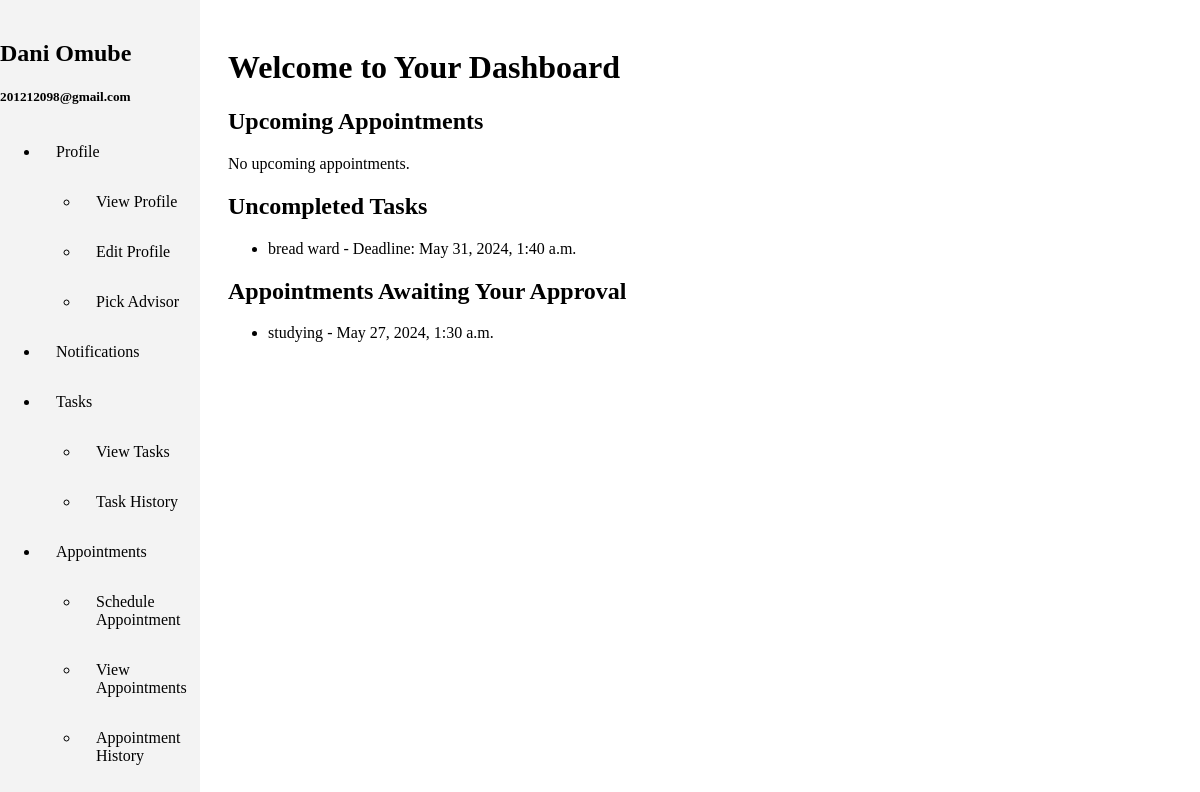
Page /student/dashboard/ (signed in) on the earlier database version.
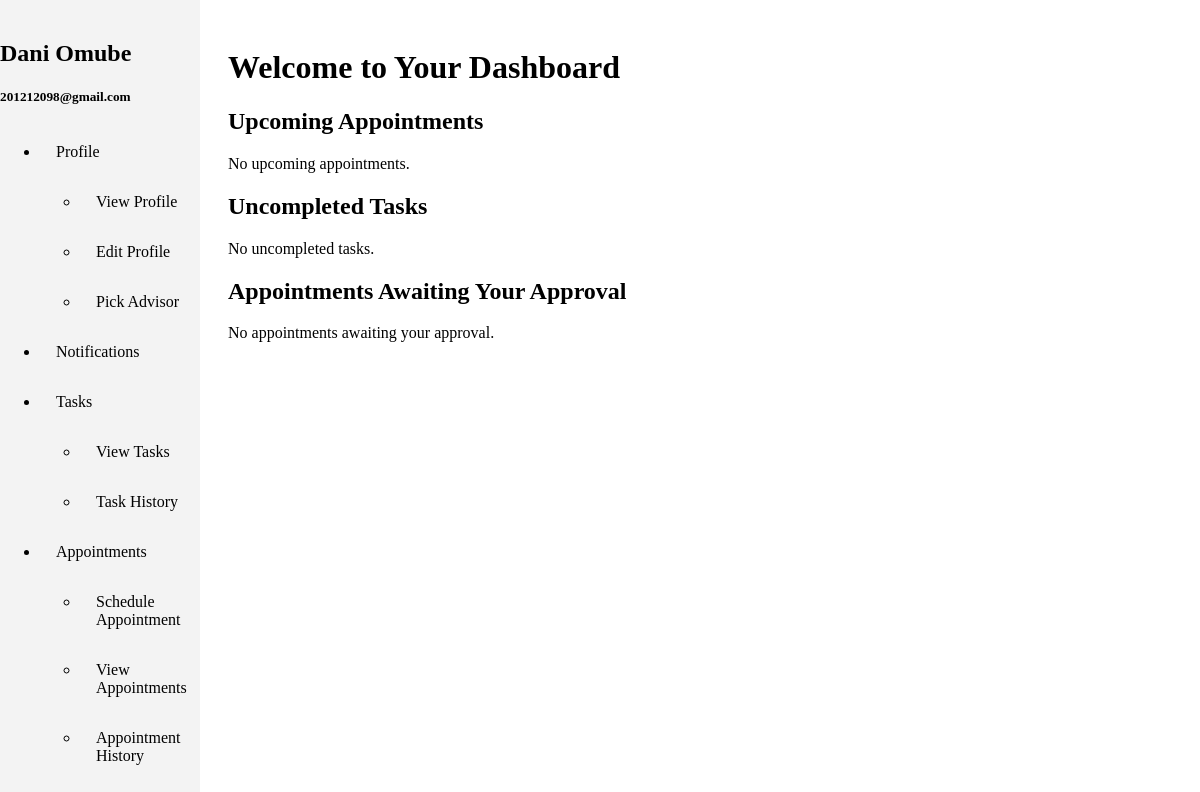
Same page on the later database version.
### Advisor/models.py (models this page shows, shortened)
class Task(models.Model):
    advisor = models.ForeignKey('Advisor', on_delete=models.CASCADE)
    student = models.ForeignKey('Student', on_delete=models.CASCADE)
    title = models.CharField(max_length=100)
    description = models.TextField()
    deadline = models.DateTimeField()
    completed = models.BooleanField(default=False)
    failed = models.BooleanField(default=False)

class Appointment(models.Model):
    advisor = models.ForeignKey(Advisor, on_delete=models.CASCADE)
    student = models.ForeignKey(Student, on_delete=models.CASCADE)
    start_time = models.DateTimeField()
    end_time = models.DateTimeField()
    topic = models.CharField(max_length=255)
    mode_of_meeting = models.CharField(max_length=50, choices=MEETING_CHOICES, default='')
    approved_by_advisor = models.BooleanField(default=False)
    approved_by_student = models.BooleanField(default=False)
    is_completed = models.BooleanField(default=False)
    is_rejected = models.BooleanField(default=False)

### Student/views.py (the view)
# urls.py: path('dashboard/', views.dashboard_student, name='dashboard_student'),
def dashboard_student(request):
    upcoming_appointments = Appointment.objects.filter(
        student=request.user.student,
        approved_by_advisor=True,
        approved_by_student=True,
        is_completed=False,
        is_rejected=False,
        start_time__gte=timezone.now()
    ).order_by('start_time')[:4]
    tasks = Task.objects.filter(
        student=request.user.student,
        completed=False,
        failed=False
    ).order_by('-deadline')[:4]
    awaiting_approval_appointments = Appointment.objects.filter(
        student=request.user.student,
        approved_by_student=False
    )
    if not request.user.student.advisor:
        advisors = Advisor.objects.all()
        return render(request, 'dashboard_student.html', {
            'upcoming_appointments': upcoming_appointments,
            'tasks': tasks,
            'awaiting_approval_appointments': awaiting_approval_appointments,
            'advisors': advisors
        })
    else:
        return render(request, 'dashboard_student.html', {
            'upcoming_appointments': upcoming_appointments,
            'tasks': tasks,
            'awaiting_approval_appointments': awaiting_approval_appointments
        })

### Advisor/models.py (called while the page is built)
    def __str__(self):
        return self.user.get_full_name()  # Assuming the User model has first_name and last_name fields

### Student/templates/dashboard_student.html (shortened to what this page needs)
<!DOCTYPE html>
<html lang="en">
<head>
</head>
<body>
    <div class="sidebar">
        <h2>{{ user.get_full_name }}</h2>
        <h5>{{ user.email }}</h3>
        <ul>
            <li><a href="#">Profile</a></li>
            <ul>
                <li><a href="{% url 'profile_student' %}">View Profile</a></li>
                <li><a href="{% url 'edit_profile_student' %}">Edit Profile</a></li>
                <li><a href="{% url 'pick_advisor' %}">Pick Advisor</a></li>
            </ul>
            <li><a href="{% url 'student_notifications' %}">Notifications</a></li>
            <li><a href="#">Tasks</a></li>
            <ul>
                <li><a href="{% url 'view_tasks_student' %}">View Tasks</a></li>
                <li><a href="{% url 'task_history_student' %}">Task History</a></li>
            </ul>
            <li><a href="#">Appointments</a></li>
            <ul>
                <li><a href="{% url 'schedule_appointment_student' %}">Schedule Appointment</a></li>
                <li><a href="{% url 'view_appointments_student' %}">View Appointments</a></li>
                <li><a href="{% url 'appointment_history_student' %}">Appointment History</a></li>
            </ul>
            <li><a href="{% url 'logout_student' %}">Logout</a></li>
        </ul>
    </div>
    <div style="margin-left: 200px; padding: 20px;">
        <h1>Welcome to Your Dashboard</h1>
        <h2>Upcoming Appointments</h2>
        {% if upcoming_appointments %}
            <ul>
            {% for appointment in upcoming_appointments %}
                <li>{{ appointment.topic }} - {{ appointment.start_time }}</li>
            {% endfor %}
            </ul>
        {% else %}
            <p>No upcoming appointments.</p>
        {% endif %}
        <h2>Uncompleted Tasks</h2>
        {% if tasks %}
            <ul>
            {% for task in tasks %}
                <li>{{ task.title }} - Deadline: {{ task.deadline }}</li>
            {% endfor %}
            </ul>
        {% else %}
            <p>No uncompleted tasks.</p>
        {% endif %}
        <h2>Appointments Awaiting Your Approval</h2>
        {% if awaiting_approval_appointments %}
            <ul>
            {% for appointment in awaiting_approval_appointments %}
                <li>{{ appointment.topic }} - {{ appointment.start_time }}</li>
            {% endfor %}
            </ul>
        {% else %}
            <p>No appointments awaiting your approval.</p>
        {% endif %}
    </div>
    </body>
</html>

### Student/templates/dashboard_student.html (style rules this page uses)
.sidebar { height: 100%; width: 200px; position: fixed; top: 0; left: 0; background-color: #f3f3f3; padding-top: 20px; overflow-y: auto; }
.sidebar a { display: block; padding: 16px; text-decoration: none; color: black; }

Differences in the rows shown:
no longer on this page (row edited): Task: title "bread ward", deadline "May 31, 2024, 1:40 a.m."
no longer on this page (row edited): Appointment: topic "studying", start_time "May 27, 2024, 1:30 a.m."
Other differences:
text now shown: "No uncompleted tasks. No appointments awaiting your approval."
